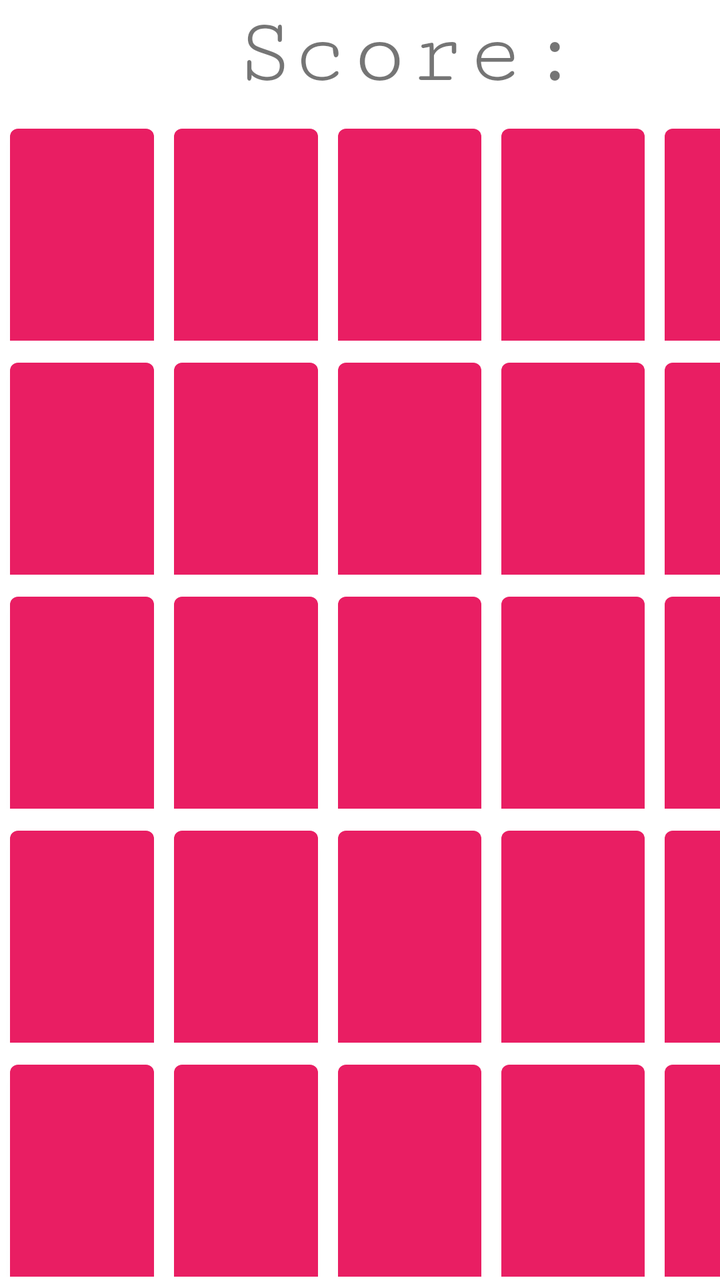
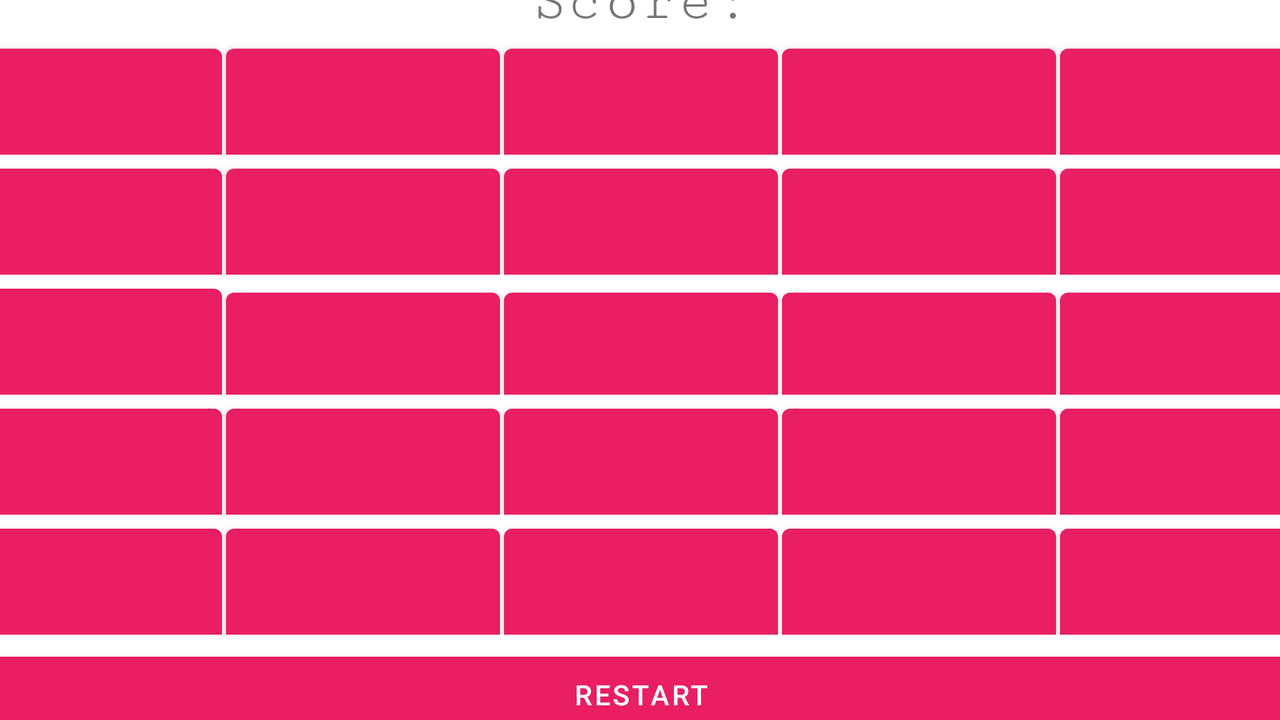

Compare how this app lays out the same screen by default and in its alternative resource folder. The renders come first, then the two layout files and the values they reference.
<!-- AndroidManifest.xml: application theme Theme.AndroidProjectCollection -->
<!-- res/layout/activity_match3.xml -->
<?xml version="1.0" encoding="utf-8"?>
<androidx.constraintlayout.widget.ConstraintLayout xmlns:android="http://schemas.android.com/apk/res/android"
    xmlns:app="http://schemas.android.com/apk/res-auto"
    xmlns:tools="http://schemas.android.com/tools"
    android:layout_width="match_parent"
    android:layout_height="match_parent"
    tools:context=".match3">

    <LinearLayout
        android:layout_width="409dp"
        android:layout_height="729dp"
        android:orientation="vertical"
        tools:layout_editor_absoluteX="1dp"
        tools:layout_editor_absoluteY="1dp">

        <LinearLayout
            android:layout_width="match_parent"
            android:layout_height="wrap_content"
            android:orientation="horizontal">

            <TextView
                android:id="@+id/scoreTeller"
                android:layout_width="wrap_content"
                android:layout_height="wrap_content"
                android:layout_weight="1"
                android:fontFamily="serif-monospace"
                android:foregroundTint="#000C0C0C"
                android:text="Score:"
                android:textAlignment="center"
                android:textSize="48sp" />
        </LinearLayout>

        <LinearLayout
            android:layout_width="match_parent"
            android:layout_height="117dp"
            android:foregroundTint="#090808"
            android:orientation="horizontal">

            <Button
                android:id="@+id/btn00"
                android:layout_width="100dp"
                android:layout_height="250dp"
                android:layout_margin="5dp"
                android:layout_weight="1"
                android:text="" />

            <Button
                android:id="@+id/btn01"
                android:layout_width="100dp"
                android:layout_height="250dp"
                android:layout_margin="5dp"
                android:layout_weight="1"
                android:text="" />

            <Button
                android:id="@+id/btn02"
                android:layout_width="100dp"
                android:layout_height="250dp"
                android:layout_margin="5dp"
                android:layout_weight="1"
                android:text="" />

            <Button
                android:id="@+id/btn03"
                android:layout_width="100dp"
                android:layout_height="250dp"
                android:layout_margin="5dp"
                android:layout_weight="1"
                android:text="" />

            <Button
                android:id="@+id/btn04"
                android:layout_width="100dp"
                android:layout_height="250dp"
                android:layout_margin="5dp"
                android:layout_weight="1"
                android:text="" />
        </LinearLayout>

        <LinearLayout
            android:layout_width="match_parent"
            android:layout_height="117dp"
            android:orientation="horizontal">

            <Button
                android:id="@+id/btn10"
                android:layout_width="100dp"
                android:layout_height="250dp"
                android:layout_margin="5dp"
                android:layout_weight="1"
                android:text="" />

            <Button
                android:id="@+id/btn11"
                android:layout_width="100dp"
                android:layout_height="250dp"
                android:layout_margin="5dp"
                android:layout_weight="1"
                android:text="" />

            <Button
                android:id="@+id/btn12"
                android:layout_width="100dp"
                android:layout_height="250dp"
                android:layout_margin="5dp"
                android:layout_weight="1"
                android:text="" />

            <Button
                android:id="@+id/btn13"
                android:layout_width="100dp"
                android:layout_height="250dp"
                android:layout_margin="5dp"
                android:layout_weight="1"
                android:text="" />

            <Button
                android:id="@+id/btn14"
                android:layout_width="100dp"
                android:layout_height="250dp"
                android:layout_margin="5dp"
                android:layout_weight="1"
                android:text="" />
        </LinearLayout>

        <LinearLayout
            android:layout_width="match_parent"
            android:layout_height="117dp"
            android:orientation="horizontal">

            <Button
                android:id="@+id/btn20"
                android:layout_width="100dp"
                android:layout_height="250dp"
                android:layout_margin="5dp"
                android:layout_weight="1"
                android:text="" />

            <Button
                android:id="@+id/btn21"
                android:layout_width="100dp"
                android:layout_height="250dp"
                android:layout_margin="5dp"
                android:layout_weight="1"
                android:text="" />

            <Button
                android:id="@+id/btn22"
                android:layout_width="100dp"
                android:layout_height="250dp"
                android:layout_margin="5dp"
                android:layout_weight="1"
                android:text="" />

            <Button
                android:id="@+id/btn23"
                android:layout_width="100dp"
                android:layout_height="250dp"
                android:layout_margin="5dp"
                android:layout_weight="1"
                android:text="" />

            <Button
                android:id="@+id/btn24"
                android:layout_width="100dp"
                android:layout_height="250dp"
                android:layout_margin="5dp"
                android:layout_weight="1"
                android:text="" />
        </LinearLayout>

        <LinearLayout
            android:layout_width="match_parent"
            android:layout_height="117dp"
            android:orientation="horizontal">

            <Button
                android:id="@+id/btn30"
                android:layout_width="100dp"
                android:layout_height="250dp"
                android:layout_margin="5dp"
                android:layout_weight="1"
                android:text="" />

            <Button
                android:id="@+id/btn31"
                android:layout_width="100dp"
                android:layout_height="250dp"
                android:layout_margin="5dp"
                android:layout_weight="1"
                android:text="" />

            <Button
                android:id="@+id/btn32"
                android:layout_width="100dp"
                android:layout_height="250dp"
                android:layout_margin="5dp"
                android:layout_weight="1"
                android:text="" />

            <Button
                android:id="@+id/btn33"
                android:layout_width="100dp"
                android:layout_height="250dp"
                android:layout_margin="5dp"
                android:layout_weight="1"
                android:text="" />

            <Button
                android:id="@+id/btn34"
                android:layout_width="100dp"
                android:layout_height="250dp"
                android:layout_margin="5dp"
                android:layout_weight="1"
                android:text="" />
        </LinearLayout>

        <LinearLayout
            android:layout_width="match_parent"
            android:layout_height="117dp"
            android:orientation="horizontal">

            <Button
                android:id="@+id/btn40"
                android:layout_width="100dp"
                android:layout_height="250dp"
                android:layout_margin="5dp"
                android:layout_weight="1"
                android:text="" />

            <Button
                android:id="@+id/btn41"
                android:layout_width="100dp"
                android:layout_height="250dp"
                android:layout_margin="5dp"
                android:layout_weight="1"
                android:text="" />

            <Button
                android:id="@+id/btn42"
                android:layout_width="100dp"
                android:layout_height="250dp"
                android:layout_margin="5dp"
                android:layout_weight="1"
                android:text="" />

            <Button
                android:id="@+id/btn43"
                android:layout_width="100dp"
                android:layout_height="250dp"
                android:layout_margin="5dp"
                android:layout_weight="1"
                android:text="" />

            <Button
                android:id="@+id/btn44"
                android:layout_width="100dp"
                android:layout_height="250dp"
                android:layout_margin="5dp"
                android:layout_weight="1"
                android:text="" />
        </LinearLayout>

        <LinearLayout
            android:layout_width="match_parent"
            android:layout_height="wrap_content"
            android:orientation="horizontal"></LinearLayout>

        <LinearLayout
            android:layout_width="match_parent"
            android:layout_height="80dp"
            android:orientation="horizontal">

            <Button
                android:id="@+id/btn45"
                android:layout_width="wrap_content"
                android:layout_height="50dp"
                android:layout_margin="20dp"
                android:layout_weight="1"
                android:shadowRadius="12"
                android:text="Restart" />
        </LinearLayout>
    </LinearLayout>
</androidx.constraintlayout.widget.ConstraintLayout>
<!-- resources referenced by this layout -->
<resources>
  <style name="Theme.AndroidProjectCollection" parent="Theme.MaterialComponents.DayNight.NoActionBar">
          
          <item name="colorPrimary">#E91E63</item>
          <item name="colorPrimaryVariant">#F14780</item>
          <item name="colorOnPrimary">@color/white</item>
          
          <item name="colorSecondary">@color/teal_200</item>
          <item name="colorSecondaryVariant">@color/teal_700</item>
          <item name="colorOnSecondary">@color/black</item>
          
          <item name="android:statusBarColor">?attr/colorPrimaryVariant</item>
          
      </style>
  <color name="white">#FFFFFFFF</color>
  <color name="teal_200">#FF03DAC5</color>
  <color name="teal_700">#FF018786</color>
  <color name="black">#FF000000</color>
</resources>
<!-- res/layout-land/activity_match3.xml (the repository's variant of the layout above) -->
<!-- drawn on the phone turned sideways -->
<?xml version="1.0" encoding="utf-8"?>
<androidx.constraintlayout.widget.ConstraintLayout xmlns:android="http://schemas.android.com/apk/res/android"
    xmlns:app="http://schemas.android.com/apk/res-auto"
    xmlns:tools="http://schemas.android.com/tools"
    android:layout_width="match_parent"
    android:layout_height="match_parent"
    tools:context=".match3">

    <LinearLayout
        android:layout_width="735dp"
        android:layout_height="733dp"
        android:layout_marginTop="300dp"
        android:orientation="vertical"
        android:padding="20dp"
        android:paddingRight="20dp"
        android:weightSum="1"
        app:layout_constraintBottom_toBottomOf="parent"
        app:layout_constraintEnd_toEndOf="parent"
        app:layout_constraintStart_toStartOf="parent"
        app:layout_constraintTop_toTopOf="parent">

        <LinearLayout
            android:layout_width="match_parent"
            android:layout_height="wrap_content"
            android:orientation="horizontal">

            <TextView
                android:id="@+id/scoreTeller"
                android:layout_width="wrap_content"
                android:layout_height="wrap_content"
                android:layout_weight="1"
                android:fontFamily="serif-monospace"
                android:text="Score:"
                android:textAlignment="center"
                android:textSize="30sp" />
        </LinearLayout>

        <LinearLayout
            android:layout_width="match_parent"
            android:layout_height="60dp"
            android:orientation="horizontal">

            <Button
                android:id="@+id/btn00"
                android:layout_width="100dp"
                android:layout_height="100dp"
                android:layout_margin="1dp"
                android:layout_weight="1"
                android:text="" />

            <Button
                android:id="@+id/btn01"
                android:layout_width="100dp"
                android:layout_height="100dp"
                android:layout_margin="1dp"
                android:layout_weight="1"
                android:text="" />

            <Button
                android:id="@+id/btn02"
                android:layout_width="100dp"
                android:layout_height="100dp"
                android:layout_margin="1dp"
                android:layout_weight="1"
                android:text="" />

            <Button
                android:id="@+id/btn03"
                android:layout_width="100dp"
                android:layout_height="100dp"
                android:layout_margin="1dp"
                android:layout_weight="1"
                android:text="" />

            <Button
                android:id="@+id/btn04"
                android:layout_width="100dp"
                android:layout_height="100dp"
                android:layout_margin="1dp"
                android:layout_weight="1"
                android:text="" />
        </LinearLayout>

        <LinearLayout
            android:layout_width="match_parent"
            android:layout_height="60dp"
            android:orientation="horizontal">

            <Button
                android:id="@+id/btn10"
                android:layout_width="100dp"
                android:layout_height="100dp"
                android:layout_margin="1dp"
                android:layout_weight="1"
                android:text="" />

            <Button
                android:id="@+id/btn11"
                android:layout_width="100dp"
                android:layout_height="100dp"
                android:layout_margin="1dp"
                android:layout_weight="1"
                android:text="" />

            <Button
                android:id="@+id/btn12"
                android:layout_width="100dp"
                android:layout_height="100dp"
                android:layout_margin="1dp"
                android:layout_weight="1"
                android:text="" />

            <Button
                android:id="@+id/btn13"
                android:layout_width="100dp"
                android:layout_height="100dp"
                android:layout_margin="1dp"
                android:layout_weight="1"
                android:text="" />

            <Button
                android:id="@+id/btn14"
                android:layout_width="100dp"
                android:layout_height="100dp"
                android:layout_margin="1dp"
                android:layout_weight="1"
                android:text="" />
        </LinearLayout>

        <LinearLayout
            android:layout_width="match_parent"
            android:layout_height="60dp"
            android:orientation="horizontal">

            <Button
                android:id="@+id/btn20"
                android:layout_width="100dp"
                android:layout_height="104dp"
                android:layout_margin="1dp"
                android:layout_weight="1"
                android:text="" />

            <Button
                android:id="@+id/btn21"
                android:layout_width="100dp"
                android:layout_height="100dp"
                android:layout_margin="1dp"
                android:layout_weight="1"
                android:text="" />

            <Button
                android:id="@+id/btn22"
                android:layout_width="100dp"
                android:layout_height="100dp"
                android:layout_margin="1dp"
                android:layout_weight="1"
                android:text="" />

            <Button
                android:id="@+id/btn23"
                android:layout_width="100dp"
                android:layout_height="100dp"
                android:layout_margin="1dp"
                android:layout_weight="1"
                android:text="" />

            <Button
                android:id="@+id/btn24"
                android:layout_width="100dp"
                android:layout_height="100dp"
                android:layout_margin="1dp"
                android:layout_weight="1"
                android:text="" />
        </LinearLayout>

        <LinearLayout
            android:layout_width="match_parent"
            android:layout_height="60dp"
            android:orientation="horizontal">

            <Button
                android:id="@+id/btn30"
                android:layout_width="100dp"
                android:layout_height="100dp"
                android:layout_margin="1dp"
                android:layout_weight="1"
                android:text="" />

            <Button
                android:id="@+id/btn31"
                android:layout_width="100dp"
                android:layout_height="100dp"
                android:layout_margin="1dp"
                android:layout_weight="1"
                android:text="" />

            <Button
                android:id="@+id/btn32"
                android:layout_width="100dp"
                android:layout_height="100dp"
                android:layout_margin="1dp"
                android:layout_weight="1"
                android:text="" />

            <Button
                android:id="@+id/btn33"
                android:layout_width="100dp"
                android:layout_height="100dp"
                android:layout_margin="1dp"
                android:layout_weight="1"
                android:text="" />

            <Button
                android:id="@+id/btn34"
                android:layout_width="100dp"
                android:layout_height="100dp"
                android:layout_margin="1dp"
                android:layout_weight="1"
                android:text="" />
        </LinearLayout>

        <LinearLayout
            android:layout_width="match_parent"
            android:layout_height="60dp"
            android:orientation="horizontal">

            <Button
                android:id="@+id/btn40"
                android:layout_width="100dp"
                android:layout_height="100dp"
                android:layout_margin="1dp"
                android:layout_weight="1"
                android:text="" />

            <Button
                android:id="@+id/btn41"
                android:layout_width="100dp"
                android:layout_height="100dp"
                android:layout_margin="1dp"
                android:layout_weight="1"
                android:text="" />

            <Button
                android:id="@+id/btn42"
                android:layout_width="100dp"
                android:layout_height="100dp"
                android:layout_margin="1dp"
                android:layout_weight="1"
                android:text="" />

            <Button
                android:id="@+id/btn43"
                android:layout_width="100dp"
                android:layout_height="100dp"
                android:layout_margin="1dp"
                android:layout_weight="1"
                android:text="" />

            <Button
                android:id="@+id/btn44"
                android:layout_width="100dp"
                android:layout_height="100dp"
                android:layout_margin="1dp"
                android:layout_weight="1"
                android:text="" />
        </LinearLayout>

        <LinearLayout
            android:layout_width="match_parent"
            android:layout_height="0dp"
            android:orientation="horizontal"></LinearLayout>

        <LinearLayout
            android:layout_width="match_parent"
            android:layout_height="60dp"
            android:orientation="horizontal">

            <Button
                android:id="@+id/btn45"
                android:layout_width="wrap_content"
                android:layout_height="50dp"
                android:layout_margin="5dp"
                android:layout_weight="1"
                android:text="restart" />
        </LinearLayout>
    </LinearLayout>
</androidx.constraintlayout.widget.ConstraintLayout>
